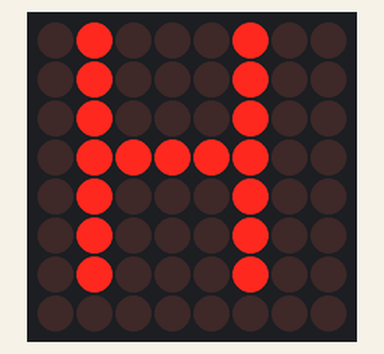
This sketch was run on a simulated Arduino Uno, built with avr-gcc and run on an emulated ATmega328P. Shown: 8×8 LED matrix.

Above: at 0.26 s.
At 1.5 s:
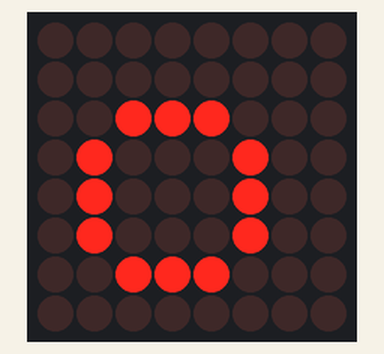
At 3.05 s:
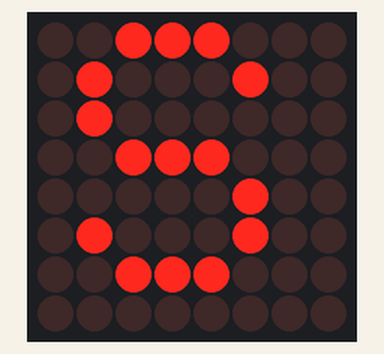
At 4.29 s:
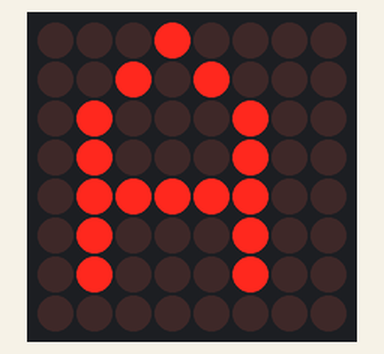
At 5.7 s:
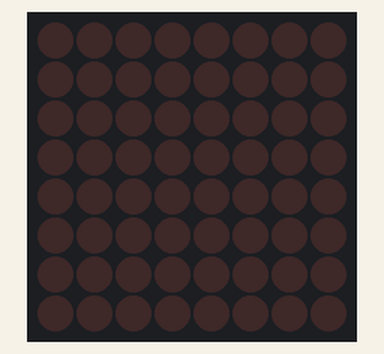
At 9.4 s:
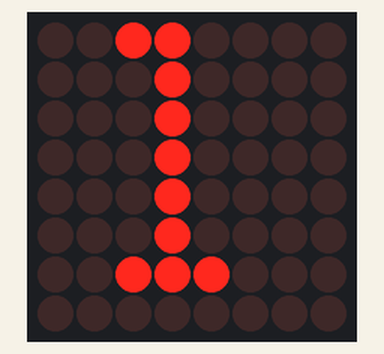

Measured:
- by itself, everything shown: repeats every 8.6 s, in 18 steps
- what the display in image 4 shows lasts 3.0 s, from 5.7 s to 8.7 s
- what the display in image 5 shows lasts 0.6 s, from 9.3 s to 9.9 s

The sketch:

ex_4_7_dm_start.ino
```cpp
#include <LedControlMS.h>

// pin 4 is connected to the DataIn
// pin 3 is connected to the CLK
// pin 2 is connected to LOAD

#define NBR_MTX 1 //number of matrices attached is one
LedControl lc=LedControl(4,3,2, NBR_MTX);// DM 모듈 초기화

 void setup()
{
  for (int i=0; i< NBR_MTX; i++)
  {
	// Wake up displays
    lc.shutdown(i,false);
    /* Set the brightness to a medium values */
    lc.setIntensity(i,8);
    /* and clear the display */
    lc.clearDisplay(i);

    delay(100);
  }
}

void loop()
{
  //sending characters to display
  lc.writeString(0,"Hello COMSi, AR13.");
  //clearing the display
  lc.clearAll();

  delay(3000);
}
```
